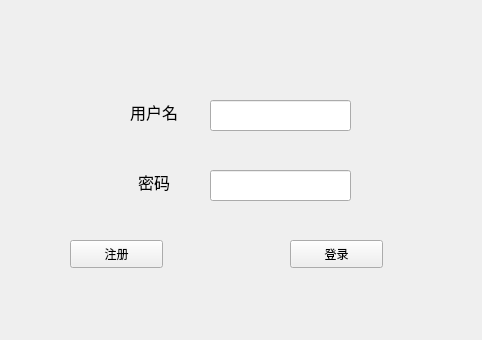
<?xml version="1.0" encoding="UTF-8"?>
<ui version="4.0">
 <class>Widget</class>
 <widget class="QWidget" name="Widget">
  <property name="geometry">
   <rect>
    <x>0</x>
    <y>0</y>
    <width>482</width>
    <height>340</height>
   </rect>
  </property>
  <property name="windowTitle">
   <string>Widget</string>
  </property>
  <widget class="QLabel" name="label">
   <property name="geometry">
    <rect>
     <x>120</x>
     <y>100</y>
     <width>68</width>
     <height>21</height>
    </rect>
   </property>
   <property name="text">
    <string>&lt;html&gt;&lt;head/&gt;&lt;body&gt;&lt;p align=&quot;center&quot;&gt;&lt;span style=&quot; font-size:12pt;&quot;&gt;用户名&lt;/span&gt;&lt;/p&gt;&lt;/body&gt;&lt;/html&gt;</string>
   </property>
  </widget>
  <widget class="QLabel" name="label_2">
   <property name="geometry">
    <rect>
     <x>120</x>
     <y>170</y>
     <width>68</width>
     <height>21</height>
    </rect>
   </property>
   <property name="text">
    <string>&lt;html&gt;&lt;head/&gt;&lt;body&gt;&lt;p align=&quot;center&quot;&gt;&lt;span style=&quot; font-size:12pt;&quot;&gt;密码&lt;/span&gt;&lt;/p&gt;&lt;/body&gt;&lt;/html&gt;</string>
   </property>
  </widget>
  <widget class="QLineEdit" name="userlineEdit">
   <property name="geometry">
    <rect>
     <x>210</x>
     <y>100</y>
     <width>141</width>
     <height>31</height>
    </rect>
   </property>
  </widget>
  <widget class="QLineEdit" name="passwordlineEdit">
   <property name="geometry">
    <rect>
     <x>210</x>
     <y>170</y>
     <width>141</width>
     <height>31</height>
    </rect>
   </property>
  </widget>
  <widget class="QPushButton" name="registerButton">
   <property name="geometry">
    <rect>
     <x>70</x>
     <y>240</y>
     <width>93</width>
     <height>28</height>
    </rect>
   </property>
   <property name="text">
    <string>注册</string>
   </property>
  </widget>
  <widget class="QPushButton" name="loginButton">
   <property name="geometry">
    <rect>
     <x>290</x>
     <y>240</y>
     <width>93</width>
     <height>28</height>
    </rect>
   </property>
   <property name="text">
    <string>登录</string>
   </property>
  </widget>
 </widget>
 <resources/>
 <connections/>
</ui>
